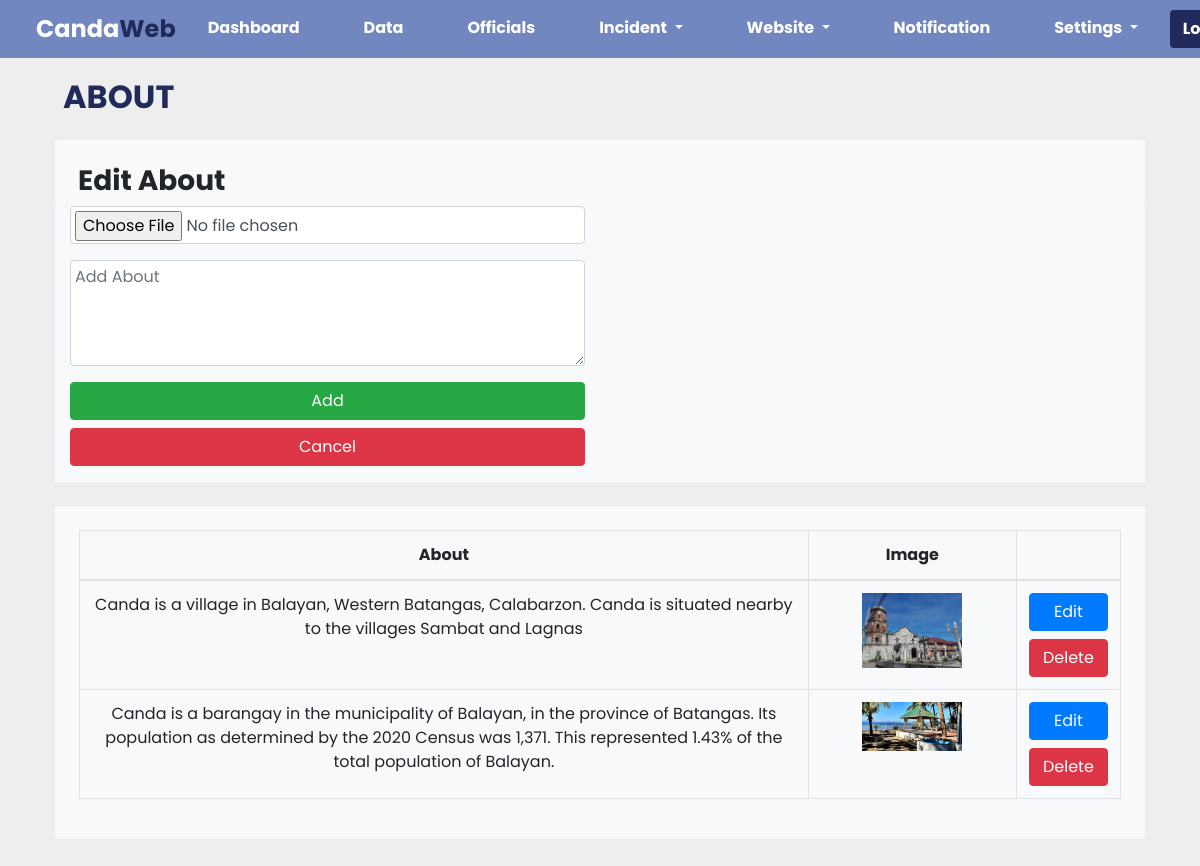
Page /admin-about.php (signed in) on the committed database.
### tables this page shows
CREATE TABLE `about` (
  `id` int(11) NOT NULL,
  `about_text` text NOT NULL,
  `about_image` varchar(255) NOT NULL,
  `created_at` timestamp NOT NULL DEFAULT current_timestamp()
);

### admin-about.php (the view, shortened to what this page needs)
<?php
include_once "db_connect.php";
?>
<?php include "head.php"; ?>
<?php include 'admin-nav.php'; ?>
<section style="padding: 70px;">
    <div class="row justify-content-center">
        <div class="container-fluid ">
            <div class="row mb-2">
                <div class="col-md-7 rounded p-2 float-left" style="color: #202A5B;">
                    <h2 class="font-weight-bold">ABOUT</h2>
                </div>
            </div>
            <div class="row bg-light rounded">
                <div class="col-md-12">
                    <h3 class="font-weight-bold pl-2 pt-4">Edit About</h3>
                </div>
            </div>
            <div class="row bg-light">
                <div class="col-md-6">
                    <form action="<?php echo htmlspecialchars($_SERVER["PHP_SELF"]); ?>" method="post" enctype="multipart/form-data">
                        <div class="form-group">
                            <input class="form-control p-1" type="file" id="image" name="image" accept="image/*" required onchange="previewImage(this);">
                        </div>
                        <div class="form-group">
                            <textarea class="form-control p-1" id="about_text" name="about_text" placeholder="Add About" required rows="4"></textarea>
                        </div>
                        <div class="form-group">
                            <input type="submit" name="upload" class="btn btn-success btn-block" value="Add">
                            <a href="admin-about.php" class="btn btn-danger btn-block">Cancel</a>
                        </div>
                    </form>
                </div>
                <div class="col-md-6 ">
                </div>
            </div>
            <div class="row bg-light rounded mt-4 p-4">
                <table class="table table-bordered text-center">
                    <colgroup>
                        <col style="width: 70%;">
                        <col style="width: 20%;">
                        <col style="width: 10%;">
                    </colgroup>
                    <thead>
                        <tr>
                            <th>About</th>
                            <th>Image</th>
                            <th></th>
                        </tr>
                    </thead>
                    <tbody>
                        <?php $sql = "SELECT * FROM about";
                        $result = $conn->query($sql); ?>
                        <?php while ($row = $result->fetch_assoc()) : ?>
                            <tr>
                                <td><?php echo $row['about_text']; ?></td>
                                <td><img src="<?php echo $row['about_image']; ?>" alt="About Image" class="table-image"></td>
                                <td>
                                    <button class="btn btn-primary btn-block" data-toggle="modal" data-target="#editAboutModal" data-id="<?php echo $row['id']; ?>">Edit</button>
                                    <a href="admin-about-delete.php?id=<?php echo $row['id']; ?>" class="btn-delete btn btn-danger btn-block">Delete</a>
                                </td>
                            </tr>
                        <?php endwhile; ?>
                    </tbody>
                </table>
            </div>
        </div>
</section>

### style.css (style rules this page uses)
* { margin: 0; padding: 0; box-sizing: border-box; font-family: var(--poppins); }
a { text-decoration: none; }
:root { --poppins: 'Poppins', sans-serif; --lato: 'Lato', sans-serif; --light: #F9F9F9; --blue: #3C91E6; --light-blue: #CFE8FF; --grey: #eee; --dark-grey: #AAAAAA; --dark: #342E37; --red: #DB504A; --yellow: #FFCE26; --light-yellow: #FFF2C6; --orange: #FD7238; --light-orange: #FFE0D3; }
html { overflow-x: hidden; }
body { background: var(--grey); overflow-x: hidden; font-family: 'poppins', sans-serif; }

### head.php (style rules this page uses)
* { margin: 0; padding: 0; box-sizing: border-box; font-family: var(--poppins); }
a { text-decoration: none; }
:root { --poppins: 'Poppins', sans-serif; --lato: 'Lato', sans-serif; --light: #F9F9F9; --blue: #3C91E6; --light-blue: #CFE8FF; --grey: #eee; --dark-grey: #AAAAAA; --dark: #342E37; --red: #DB504A; --yellow: #FFCE26; --light-yellow: #FFF2C6; --orange: #FD7238; --light-orange: #FFE0D3; }
html { overflow-x: hidden; }
body { background: var(--grey); overflow-x: hidden; font-family: 'poppins', sans-serif; }

### admin-about.php (style rules this page uses)
.table-image { max-width: 100px; height: auto; }

### rows in the picture
about: about_text "Canda is a village in Balayan, Western Batangas, Calabarzon. Canda is situated nearby to the villages Sambat and Lagnas", about_image (picture)
about: about_text "Canda is a barangay in the municipality of Balayan, in the province of Batangas. Its population as determined by the 2020 Census was 1,371. This represented 1.43% of the total population of Balayan.", about_image (picture)
